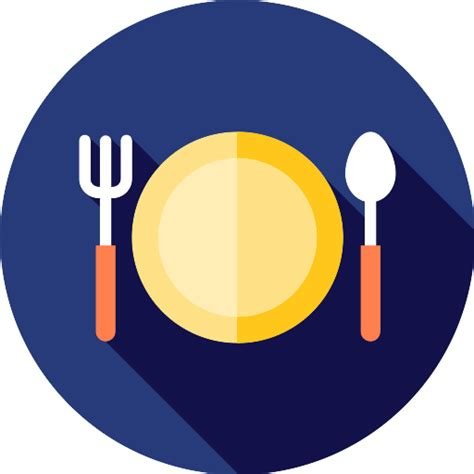
#> input picture src/Sandbox/restaurant.jpeg, 474 x 474 px
$ python qr_code.py
#> lines starting #> are read from the running program, lines starting #| are printed output that depends on the picture
import qrcode
from PIL import Image

# Create qr code instance
qr = qrcode.QRCode(
    version=1,
    error_correction=qrcode.constants.ERROR_CORRECT_H,
    box_size=4,
    border=.2,
)

# Add data
text = "www.this-is-some-url.com"
qr.add_data(text)
qr.make(fit=True)

# Create an image from the QR Code instance
qr_img = qr.make_image(fill_color='black', back_color='white')

# Load the logo
logo_img = Image.open('restaurant.jpeg')
#> logo_img is the input picture: PIL image 474x474 RGB; mean R, G, B 122.7, 122.4, 141.7

# Scale the logo image. The width of the scaled logo shall
# be equal to the width of the QR code
qr_width, qr_height = qr_img.size
logo_current_width, logo_current_height = logo_img.size
#> logo_current_width = 474; logo_current_height = 474
scaling_factor = qr_width / logo_current_width
#> scaling_factor = 0.245
logo_new_height = int(scaling_factor * logo_current_height)
#> logo_new_height = 116
logo_new_size = (qr_width, logo_new_height)
#> logo_new_size = (116, 116)
logo_img = logo_img.resize(logo_new_size)
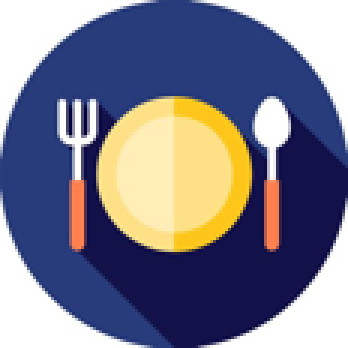
#> logo_img: PIL image 116x116 RGB (shown 3 times larger); mean R, G, B 122.5, 122.2, 141.6

# Create an empty image to paste both images on
margin = 20
result = Image.new(mode='RGB', size=(qr_width, qr_height + margin + logo_new_height), color='white')
#> result: PIL image 116x252 RGB; every value is 255
result.paste(logo_img, (0, 0))
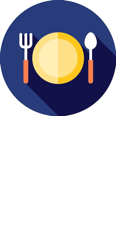
#> result: PIL image 116x252 RGB; mean R, G, B 194, 193.9, 202.8
#> (the run stopped early here; a loop or call above may not have finished)
